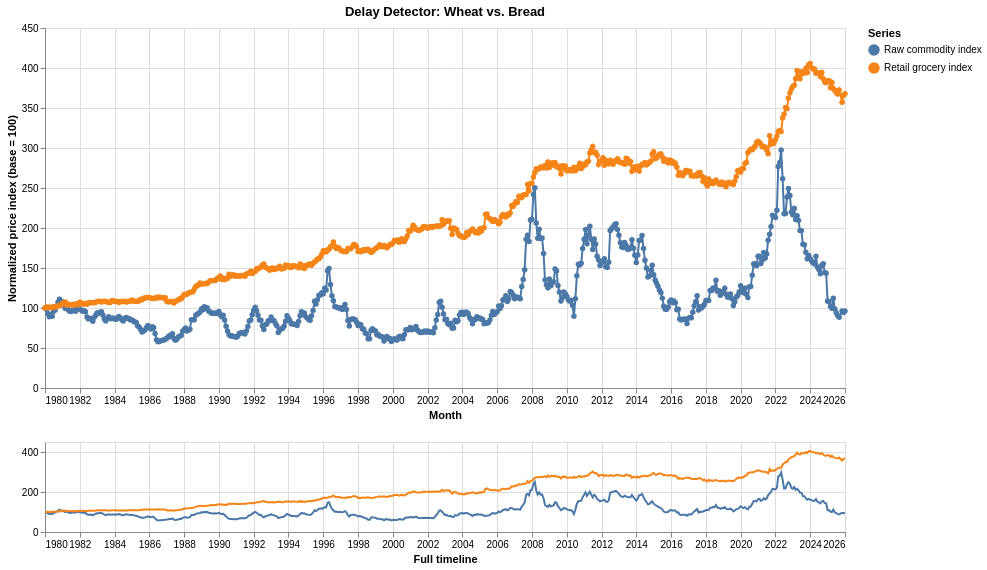

Source (notebook cell):
### Markdown cell above
## Visualization 1: The Delay Detector

### Code cell
# Visualization 1: The Delay Detector
# Select a default commodity pair for the detailed time-series comparison.
# The preferred order above makes the notebook narration more intuitive when the
# wheat-bread pair is available, while still remaining robust if a pair is missing.
pair_for_delay_detector = available_order[0] if available_order else merged["Commodity_Pair"].iloc[0]

# Filter the merged dataset down to the selected pair and keep only the fields
# needed for the two-line indexed time-series chart.
delay_df = merged.loc[
    merged["Commodity_Pair"] == pair_for_delay_detector,
    ["Date", "Raw_Index", "Retail_Index"]
].copy()

# Reshape the data from wide to long format so that Altair can encode the raw
# and retail series with a single color legend.
delay_long = delay_df.melt(
    id_vars="Date",
    value_vars=["Raw_Index", "Retail_Index"],
    var_name="Series",
    value_name="Index_Value"
)

# Replace technical field names with reader-friendly labels used in the chart legend.
delay_long["Series"] = delay_long["Series"].map(
    {
        "Raw_Index": "Raw commodity index",
        "Retail_Index": "Retail grocery index",
    }
)

# Create an interval brush bound to the x-axis only.
# This brush lives in the lower context chart and controls which dates appear
# in the main time-series view above it.
time_brush = alt.selection_interval(encodings=["x"])

# Build the main detail chart that updates when the brush selection changes.
delay_main = (
    alt.Chart(delay_long)
    .mark_line(point=True)
    .encode(
        x=alt.X("Date:T", title="Month"),
        y=alt.Y("Index_Value:Q", title="Normalized price index (base = 100)"),
        color=alt.Color("Series:N", title="Series"),
        tooltip=[
            alt.Tooltip("Date:T", title="Month"),
            alt.Tooltip("Series:N", title="Series"),
            alt.Tooltip("Index_Value:Q", title="Index value", format=".2f"),
        ],
    )
    .transform_filter(time_brush)
    .properties(
        width=800,
        height=360,
        title=f"Delay Detector: {pair_for_delay_detector}",
    )
)

# Build the smaller context chart that shows the full time span and hosts the brush.
delay_context = (
    alt.Chart(delay_long)
    .mark_line()
    .encode(
        x=alt.X("Date:T", title="Full timeline"),
        y=alt.Y("Index_Value:Q", title=None),
        color=alt.Color("Series:N", title="Series"),
    )
    .add_params(time_brush)
    .properties(width=800, height=90)
)

# Stack the context view under the detail view to create the overview-detail interaction.
delay_detector_chart = alt.vconcat(delay_main, delay_context).resolve_scale(color="shared")

# Render the final interactive chart.
delay_detector_chart

### Figure 1 — Vega-Lite specification as saved in the notebook (floating-point values rounded to 4 significant figures; data arrays with more than 128 entries replaced by an {"elided": "..."} marker saying what was removed)
{"config": {"view": {"continuousWidth": 300, "continuousHeight": 300}}, "vconcat": [{"mark": {"type": "line", "point": true}, "encoding": {"color": {"field": "Series", "title": "Series", "type": "nominal"}, "tooltip": [{"field": "Date", "title": "Month", "type": "temporal"}, {"field": "Series", "title": "Series", "type": "nominal"}, {"field": "Index_Value", "format": ".2f", "title": "Index value", "type": "quantitative"}], "x": {"field": "Date", "title": "Month", "type": "temporal"}, "y": {"field": "Index_Value", "title": "Normalized price index (base = 100)", "type": "quantitative"}}, "height": 360, "title": "Delay Detector: Wheat vs. Bread", "transform": [{"filter": {"param": "param_1"}}], "width": 800}, {"mark": {"type": "line"}, "encoding": {"color": {"field": "Series", "title": "Series", "type": "nominal"}, "x": {"field": "Date", "title": "Full timeline", "type": "temporal"}, "y": {"field": "Index_Value", "title": null, "type": "quantitative"}}, "height": 90, "name": "view_1", "width": 800}], "data": {"name": "data-7b61d4525f6facedc43e5a9d1ef46ea9"}, "params": [{"name": "param_1", "select": {"type": "interval", "encodings": ["x"]}, "views": ["view_1"]}], "resolve": {"scale": {"color": "shared"}}, "$schema": "https://vega.github.io/schema/vega-lite/v5.20.1.json", "datasets": {"data-7b61d4525f6facedc43e5a9d1ef46ea9": {"elided": "1104 records"}}}
